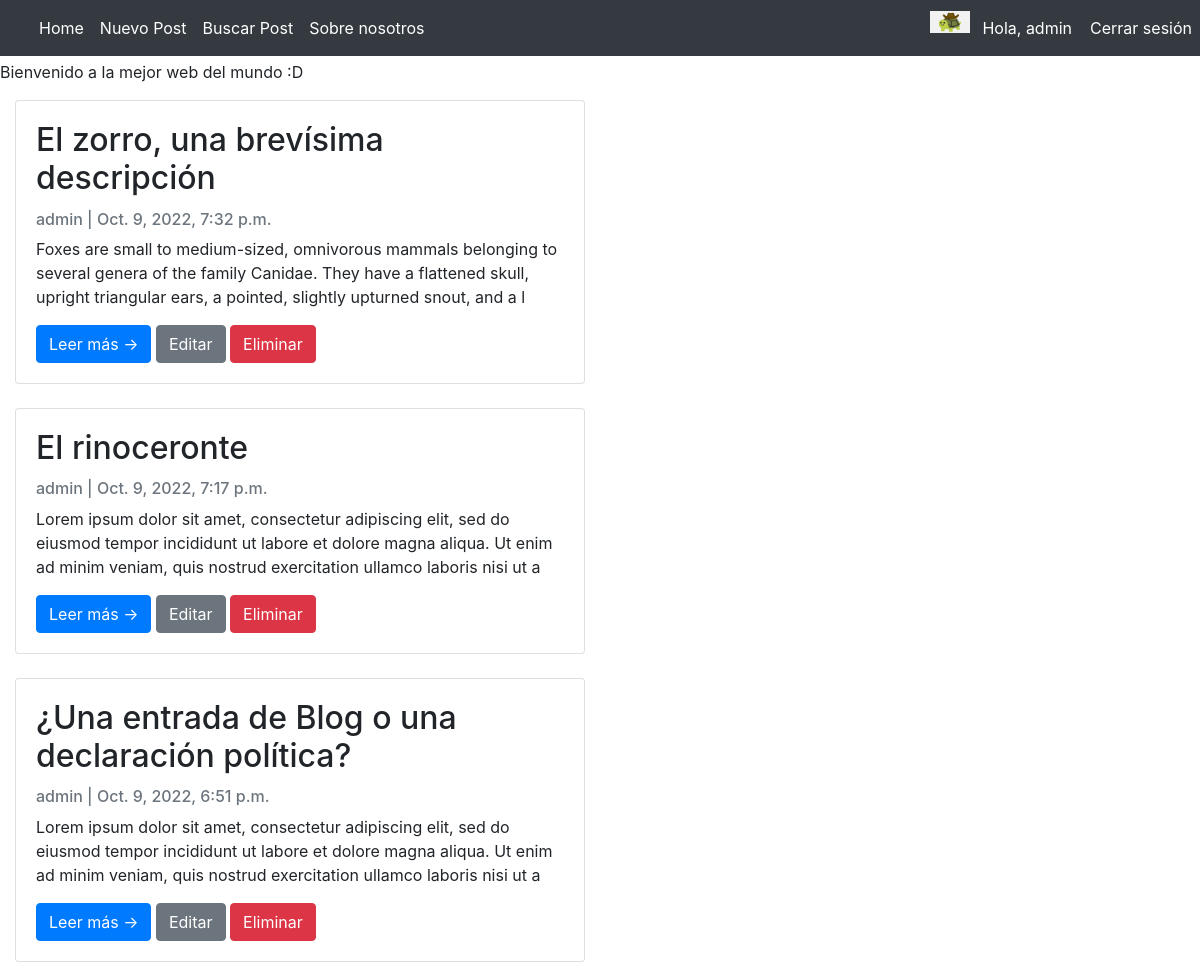
/pages/ (signed in, upper part), run on an earlier commit of the app's database.
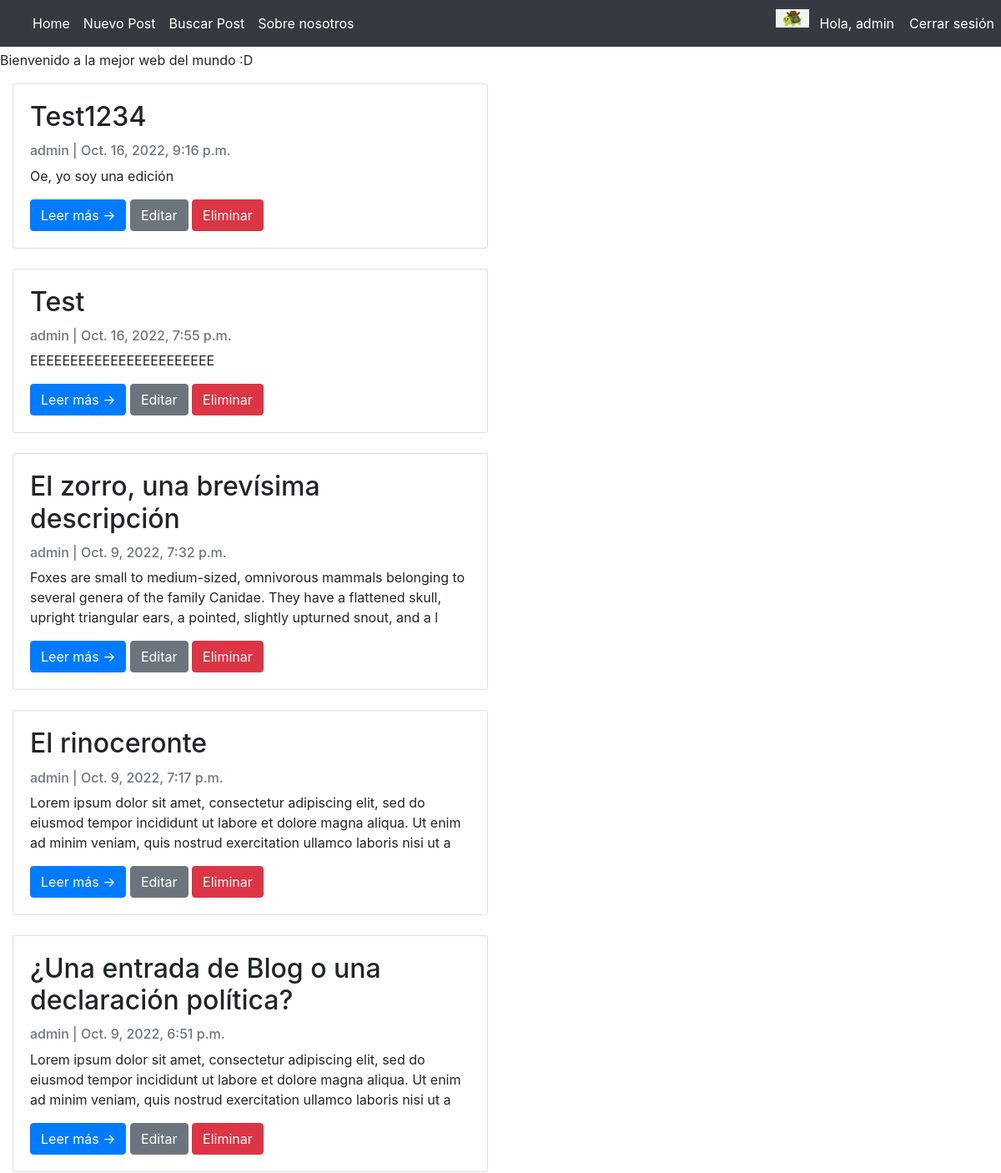
And on a later commit of the database.
### ProyectoBlog/models.py (models this page shows)
class Post(models.Model):
    title = models.CharField(max_length=200, unique=True)
    content = models.TextField()
    created_on = models.DateTimeField(auto_now_add=True)
    author = models.ForeignKey(User, on_delete= models.CASCADE,related_name='blog_posts', default='1')
    subtitle = models.CharField(max_length=200, unique=False)
    image = models.ImageField(upload_to = 'blog_pics', blank=True, null=True, default = 'default_blog_pic.png')

### ProyectoBlog/views.py (the view)
# urls.py: path('', PostList.as_view(), name='Inicio'),
class PostList(generic.ListView):
    queryset = Post.objects.order_by('-created_on')
    model = Post
    template_name = 'padreBlog.html'
    def get_context_data(self, **kwargs):
        context = super(PostList, self).get_context_data(**kwargs)
        avatar = Avatar.objects.filter(user = self.request.user.id)
        try:
            avatar = avatar[0].image.url
        except:
            avatar = None
        context['avatar'] = avatar
        return context

### ProyectoBlog/templates/padreBlog.html (shortened to what this page needs)
<!DOCTYPE html>
<html lang="en">
    <head>
        {% load static %}
        <link href="https://cdn.jsdelivr.net/npm/bootstrap-icons@1.5.0/font/bootstrap-icons.css" rel="stylesheet" type="text/css" />
        <link href="{% static 'css/styles.css' %}" rel="stylesheet" />
        <link href="{% static 'css/personalStyle.css' %}" rel="stylesheet" />
        <link rel="stylesheet" href="https://stackpath.bootstrapcdn.com/bootstrap/4.5.0/css/bootstrap.min.css">
    </head>
    <body>
        {% if user.is_authenticated %}
            <nav class="navbar navbar-expand-md navbar-dark fixed-top bg-dark">
                <div class="container-fluid">
                    <div class="collapse navbar-collapse" id="navbarCollapse">
                        <ul class="navbar-nav me-auto mb-2 mb-md-0">
                            <li class="nav-item">
                                <a class="nav-link active" aria-current="page" href="/pages/">Home</a>
                            </li>
                            <li class="nav-item">
                                <a class="nav-link active" aria-current="page" href="/pages/addPost">Nuevo Post</a>
                            </li>
                            <li class="nav-item">
                                <a class="nav-link active" aria-current="page" href="/pages/searchPost">Buscar Post</a>
                            </li>
                            <li class="nav-item">
                                <a class="nav-link active" aria-current="page" href="/pages/about">Sobre nosotros</a>
                            </li>
                            <li class="nav-item" style="position: absolute; right: 120px">
                                <a class="nav-link active" aria-current="page"  href="/accounts/profile"> Hola, {{ user.username }}</a>
                            </li>
                            <li class="nav-item" style="position: absolute; right: 0px">
                                <a class="nav-link active" aria-current="page" href="/accounts/logout"> Cerrar sesión</a>
                            </li>
                            <li class="nav-item" style="position: absolute; right: 230px">
                                <img src="{{ avatar }}" width="40px">
                            </li>
                        </ul>
                    </div>
                </div>
            </nav>
        {% endif %}
        <div class="contenido1">
        {% block contenidoQueCambia %}
        <marquee> Bienvenido a la mejor web del mundo :D </marquee>
        <div class="col-md-6 mt-3 left">
            {% if post_list %}
            {% for post in post_list %}
            <div class="card mb-4">
                <div class="card-body">
                    <h2 class="card-title">{{ post.title }}</h2>
                    <p class="card-text text-muted h6">{{ post.author }} | {{ post.created_on}} </p>
                    <p class="card-text">{{post.content|slice:":200" }}</p>
                    <a href="{% url 'post_detail' post.id %}" class="btn btn-primary">Leer más &rarr;</a>
                    {% if user.is_superuser %}
                        <a href="{% url 'post_update_admin' post.id %}" class="btn btn-secondary">Editar </a>
                    {% else %}
                        <a href="{% url 'post_update' post.id %}" class="btn btn-secondary">Editar </a>
                    {% endif %}
                    <a href="{% url 'post_delete' post.id %}" class="btn btn-danger">Eliminar </a>
                </div>
            </div>
            {% endfor %}
            {% else %}
            <p style="text-align:center"> No hay post agregados al Blog aún</p>
            {% endif%}
        </div>
        {% endblock %}
        </div>
    </body>
</html>

What changed in the data, as far as the page shows it:
added Post: title "Test1234", author "admin", created_on "Oct. 16, 2022, 9:16 p.m.", content "Oe, yo soy una edición"
added Post: title "Test", author "admin", created_on "Oct. 16, 2022, 7:55 p.m.", content "EEEEEEEEEEEEEEEEEEEEEEE"
